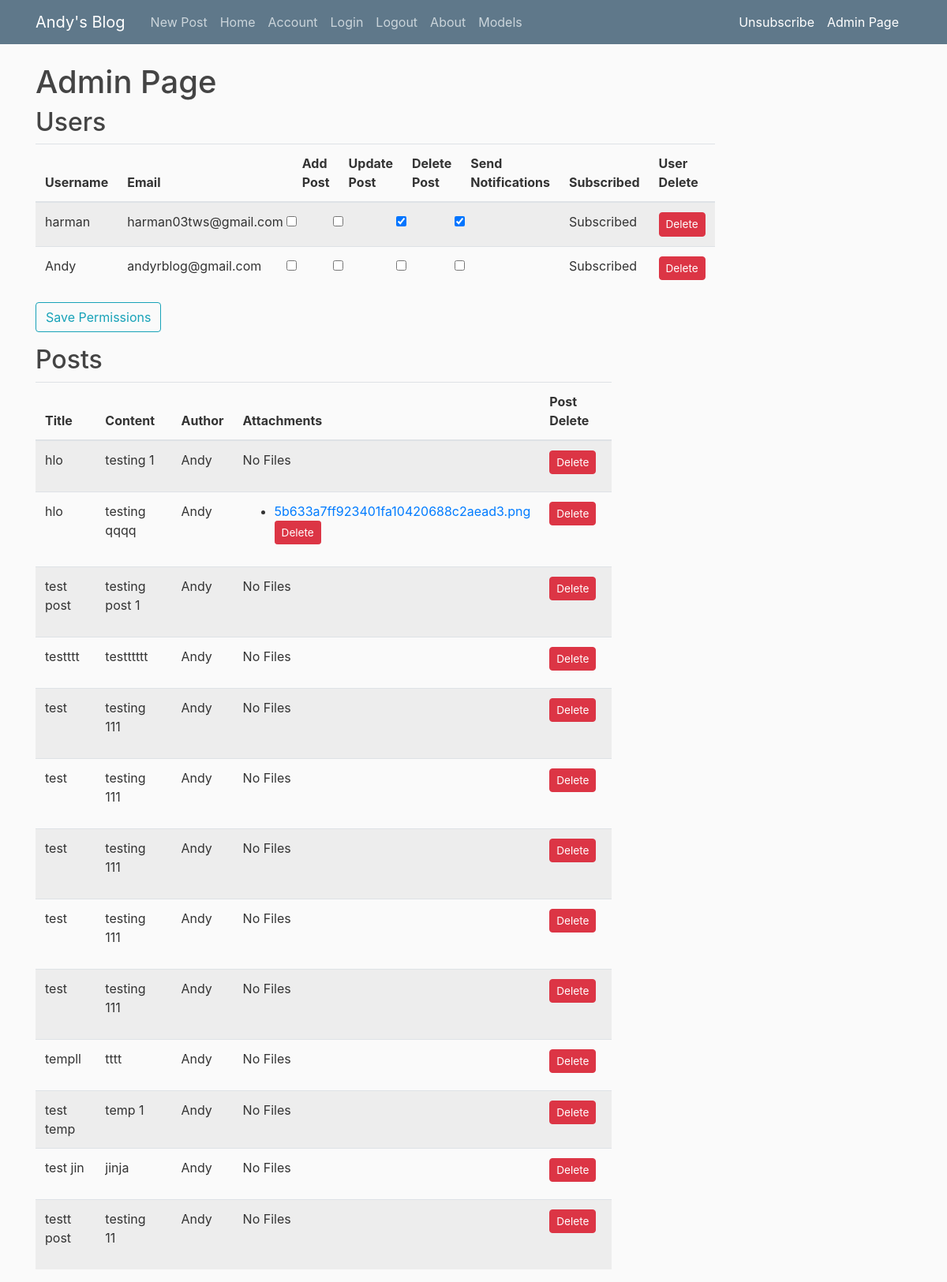
Before: /admin_page (signed in) with the older database file.
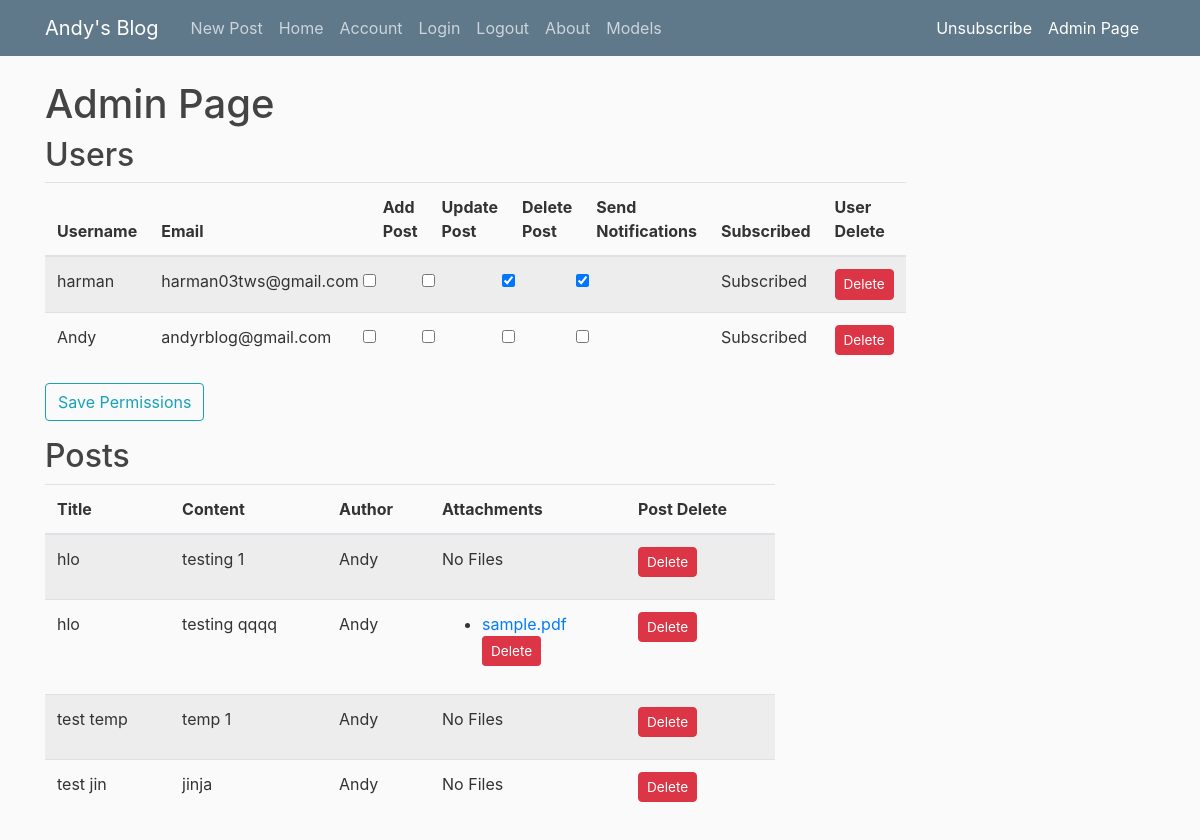
After: the same page with the newer database file.
### flaskblog/models.py (models this page shows, shortened)
class User(db.Model, UserMixin):
    id = db.Column(db.Integer, primary_key=True)
    username = db.Column(db.String(20), unique=True, nullable=False)
    email = db.Column(db.String(120), unique=True, nullable=False)
    image_file = db.Column(db.String(20), nullable=False, default='default.jpg')
    password = db.Column(db.String(60), nullable=False)
    posts = db.relationship('Post', backref='author', lazy=True)
    is_admin = db.Column(db.Boolean, default=False)
    can_add_post = db.Column(db.Boolean, default=False)
    can_update_post = db.Column(db.Boolean, default=False)
    can_delete_post = db.Column(db.Boolean, default=False)
    send_notifications = db.Column(db.Boolean, default=False)
    is_subscribed = db.Column(db.Boolean, default=True)

class Post(db.Model):
    id = db.Column(db.Integer, primary_key=True)
    title = db.Column(db.String(100), nullable=False)
    date_posted = db.Column(db.DateTime, nullable=False, default=datetime.utcnow)
    content = db.Column(db.Text, nullable=False)
    user_id = db.Column(db.Integer, db.ForeignKey('user.id'), nullable=False)
    image_filename = db.Column(db.String(255))  # Store the filename of the uploaded image
    pdf_filename = db.Column(db.String(255))
    excel_filename = db.Column(db.String(255))   # Store the filename of the uploaded PDF
    files_filename = db.Column(db.String(255))
    files = db.relationship('File', secondary='post_file_association', back_populates='posts')

class File(db.Model):
    id = db.Column(db.Integer, primary_key=True)
    filename = db.Column(db.String(255), nullable=False)
    posts = db.relationship('Post', secondary='post_file_association', back_populates='files')

### flaskblog/admin/routes.py (the view, shortened to what this page needs)
@admin.route("/admin_page", methods=['GET', 'POST'])
@admin_required
def admin_page():
    users = User.query.all()
    form = UserPermissionsForm()  # No need to pass user_ids anymore
    posts = Post.query.all()
    return render_template('admin_page.html', users=users, posts=posts, form=form)

### flaskblog/admin/forms.py
class UserPermissionsForm(FlaskForm):
    submit = SubmitField("Save Permissions")

### flaskblog/admin/routes.py (called while the page is built)
def admin_required(f):
    @wraps(f)
    def decorated_function(*args, **kwargs):
        if current_user.is_authenticated and current_user.is_admin:
            return f(*args, **kwargs)
        else:
            abort(403)  # Access denied
    return decorated_function

### flaskblog/models.py (called while the page is built)
@login_manager.user_loader
def load_user(user_id):
    return User.query.get(int(user_id))

### flaskblog/templates/admin_page.html (shortened to what this page needs)
{% extends "layout.html" %}
{% block content %}
    <h1>Admin Page</h1>
    <h2>Users</h2>
    <form method="POST" action="">
        <table class="table table-striped">
            <thead>
                <tr>
                    <th>Username</th>
                    <th>Email</th>
                    <th>Add Post</th>
                    <th>Update Post</th>
                    <th>Delete Post</th>
                    <th>Send Notifications</th>
                    <th>Subscribed</th>
                    <th>User Delete</th>
                </tr>
            </thead>
            <tbody>
                {% for user in users %}
                    <tr>
                        <td>{{ user.username }}</td>
                        <td>{{ user.email }}</td>
                        <td><input type="checkbox" name="can_add_post_{{ user.id }}" class="form-check-input" {% if user.can_add_post %}checked{% endif %}></td>
                        <td><input type="checkbox" name="can_update_post_{{ user.id }}" class="form-check-input" {% if user.can_update_post %}checked{% endif %}></td>
                        <td><input type="checkbox" name="can_delete_post_{{ user.id }}" class="form-check-input" {% if user.can_delete_post %}checked{% endif %}></td>
                        <td><input type="checkbox" name="send_notifications_{{ user.id }}" class="form-check-input" {% if user.send_notifications %}checked{% endif %}></td>
                        <td>
                            {% if user.is_subscribed %}
                            Subscribed
                                {% else %}
                                    Not Subscribed
                                {% endif %}
                            </td>
                        <td>
                            {% if current_user.is_admin %}
                                <form method="POST" action="{{ url_for('users.delete_user', user_id=user.id) }}">
                                    <button type="button" class="btn btn-danger" style="padding: 0.25rem 0.5rem; font-size: 0.85rem; margin-top: 0" data-toggle="modal" data-target="#deleteModal{{ user.id }}">Delete</button>
                                </form>
                            {% else %}
                                <p>You do not have permission to delete users.</p>
                            {% endif %}
                        </td>
                    </tr>
                {% endfor %}
            </tbody>
        </table>
        <div class="form-group">
            {{ form.submit(class="btn btn-outline-info") }}
        </div>
    </form>
    <h2>Posts</h2>
    <table class="table table-striped">
        <thead>
            <tr>
                <th>Title</th>
                <th>Content</th>
                <th>Author</th>
                <th>Attachments</th>
                <th>Post Delete</th>
            </tr>
        </thead>
        <tbody>
            {% for post in posts %}
                <tr>
                    <td>{{ post.title }}</td>
                    <td>{{ post.content | safe }}</td>
                    <td>{{ post.author.username }}</td>
                    <td>
                        {% if post.files %}
                            <ul>
                                {% for file in post.files %}
                                    <li>
                                        <a href="{{ url_for('static', filename='uploads/' + file.filename) }}" target="_blank">{{ file.filename }}</a>
                                        {% if current_user.is_admin %}
                                            <form method="POST" action="{{ url_for('posts.delete_file', post_id=post.id, file_id=file.id) }}">
                                                <button type="submit" class="btn btn-danger btn-sm" style="padding: 0.25rem 0.5rem; font-size: 0.85rem;">Delete</button>
                                            </form>
                                        {% endif %}
                                    </li>
                                {% endfor %}
                            </ul>
                        {% else %}
                            No Files
                        {% endif %}
                    </td>
                    <td>
                        <form method="POST" action="{{ url_for('posts.delete_post', post_id=post.id) }}">
                            <button type="button" class="btn btn-danger" style="padding: 0.25rem 0.5rem; font-size: 0.85rem; margin-top: 0" data-toggle="modal" data-target="#deleteModal{{ post.id }}">Delete</button>
                        </form>
                    </td>
                </tr>
            {% endfor %}
        </tbody>
    </table>
{% endblock content %}

### flaskblog/templates/layout.html (shortened to what this page needs)
<!DOCTYPE html>
<html>
<head>
    <link rel="stylesheet" href="https://maxcdn.bootstrapcdn.com/bootstrap/4.0.0/css/bootstrap.min.css">
    <link rel="stylesheet" type="text/css" href="{{ url_for('static', filename='main.css') }}">
</head>
<body>
    <header class="site-header">
      <nav class="navbar navbar-expand-md navbar-dark bg-steel fixed-top">
        <div class="container">
          <a class="navbar-brand mr-4" href="/">Andy's Blog</a>
          <div class="collapse navbar-collapse" id="navbarToggle">
          {% if current_user.is_authenticated %}
            <div class="navbar-nav mr-auto">
              <a class="nav-item nav-link" href="{{ url_for('posts.new_post') }}">New Post</a>
              <a class="nav-item nav-link" href="{{ url_for('main.home') }}">Home</a>
              <a class="nav-item nav-link" href="{{ url_for('users.account') }}">Account</a>
              <a class="nav-item nav-link" href="{{ url_for('users.login') }}">Login</a>
              <a class="nav-item nav-link" href="{{ url_for('users.logout') }}">Logout</a>
              <a class="nav-item nav-link" href="{{ url_for('main.about') }}">About</a>
              <a class="nav-item nav-link" href="{{ url_for('main.models') }}">Models</a>
            </div>
            <div class="navbar-nav" id="navbarToggle">
              <form method="POST" action="{{ url_for('users.toggle_subscription') }}">
              {% if current_user.is_subscribed %}
                 <button type="submit" class="nav-item nav-link btn btn-success" name="unsubscribe" onclick="showSubscriptionAlert('You are now unsubscribed!')" style="color: white; background-color: transparent; border: none; padding: 0;">Unsubscribe</button>
              {% else %}
                <button type="submit" class="nav-item nav-link btn btn-success" name="subscribe" onclick="showSubscriptionAlert('You are now subscribed!')" style="color: white; background-color: transparent; border: none; padding: 0;">Subscribe</button>
              {% endif %}
              </form>
               </div>
              {% endif %}
              {% if current_user.is_admin %}
                      <a class="nav-item nav-link " href="{{ url_for('admin.admin_page') }}"  style="color: white;" >Admin Page</a>
              {% else %}<!--
                    <a class="nav-item nav-link" href="{{ url_for('users.login') }}">Login</a>-->
                    <a class="nav-item nav-link" href="{{ url_for('users.register') }}" style="color: white;">Register</a>
              {% endif %}
            </div>
          </div>
      </nav>
    </header>
    <main role="main" class="container">
      <div class="row">
        <div class="col-md-8">
          {% block content %}{% endblock %}
        </div>
        </div>
    </main>
</body>
</html>

### flaskblog/static/main.css (style rules this page uses)
body { background: #fafafa; color: #333333; margin-top: 5rem; }
h1, h2, h3, h4, h5, h6 { color: #444444; }
.bg-steel { background-color: #5f788a; }
.site-header .navbar-nav .nav-link { color: #cbd5db; }

Changed rows visible on the page:
removed Post: title "test post", content "testing post 1", author.username "Andy", shows "No Files"
removed Post: title "testttt", content "testttttt", author.username "Andy", shows "No Files"
removed Post: title "test", content "testing 111", author.username "Andy", shows "No Files"
removed Post: title "test", content "testing 111", author.username "Andy", shows "No Files"
removed Post: title "test", content "testing 111", author.username "Andy", shows "No Files"
removed Post: title "test", content "testing 111", author.username "Andy", shows "No Files"
removed Post: title "test", content "testing 111", author.username "Andy", shows "No Files"
removed Post: title "templl", content "tttt", author.username "Andy", shows "No Files"
removed Post: title "testt post", content "testing 11", author.username "Andy", shows "No Files"
changed File: filename "5b633a7ff923401fa10420688c2aead3.png" → "sample.pdf"
